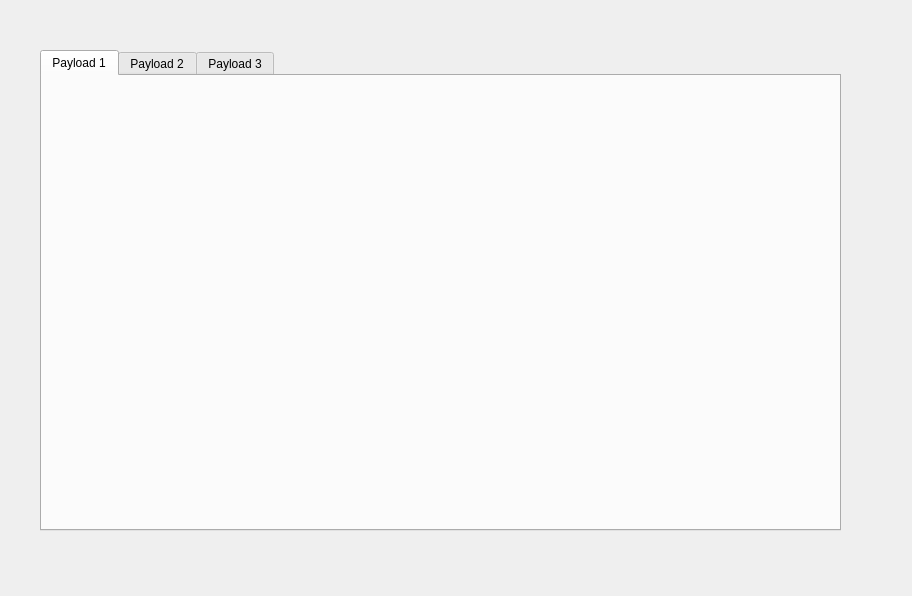
<?xml version="1.0" encoding="UTF-8"?>
<ui version="4.0">
 <class>PayloadWidget</class>
 <widget class="QDockWidget" name="PayloadWidget">
  <property name="geometry">
   <rect>
    <x>0</x>
    <y>0</y>
    <width>912</width>
    <height>596</height>
   </rect>
  </property>
  <property name="windowTitle">
   <string>DockWidget</string>
  </property>
  <widget class="QWidget" name="dockWidgetContents">
   <widget class="QTabWidget" name="tabWidget">
    <property name="geometry">
     <rect>
      <x>40</x>
      <y>50</y>
      <width>801</width>
      <height>481</height>
     </rect>
    </property>
    <property name="currentIndex">
     <number>0</number>
    </property>
    <widget class="QWidget" name="tab">
     <attribute name="title">
      <string>Payload 1</string>
     </attribute>
    </widget>
    <widget class="QWidget" name="tab_2">
     <attribute name="title">
      <string>Payload 2</string>
     </attribute>
    </widget>
    <widget class="QWidget" name="tab_3">
     <attribute name="title">
      <string>Payload 3</string>
     </attribute>
    </widget>
   </widget>
  </widget>
 </widget>
 <resources/>
 <connections/>
</ui>
